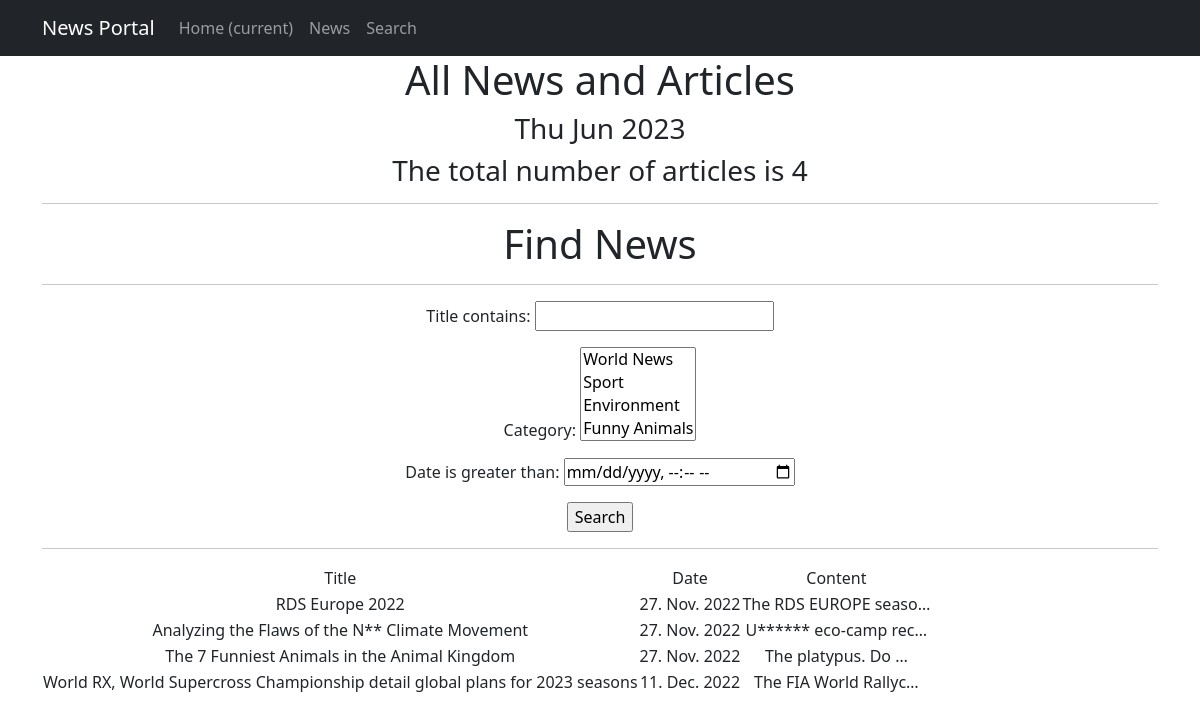
The app's page /news/search/ with its own data.
### news/models.py (models this page shows, shortened)
class Post(models.Model):
    article = 'AR'
    news = 'NE'
    NEWSTYPES = [
        (article, 'Article'),
        (news, 'News'),
    ]
    choice = models.CharField(max_length=2,
                              choices=NEWSTYPES,
                              default=news)
    date = models.DateTimeField(auto_now_add=True)
    title = models.CharField(max_length=255)
    content = models.TextField(default="No News / Articles Yet")
    news_rate = models.IntegerField(default=0)
    author = models.ForeignKey(Author, on_delete=models.CASCADE)
    category = models.ManyToManyField(Category, through='PostCategory')

### news/views.py (the view)
# urls.py: path('search/', Search.as_view(), name='search'),
class Search(ListView):
    model = Post
    template_name = 'search.html'
    context_object_name = 'news'
    def get_queryset(self):
        queryset = super().get_queryset()
        self.filterset = PostFilter(self.request.GET, queryset)
        return self.filterset.qs
    def get_context_data(self, **kwargs):
        context = super().get_context_data(**kwargs)
        context['time_now'] = \
            datetime.utcnow()
        context['next_info'] = None
        context['filterset'] = self.filterset
        return context

### news/models.py (called while the page is built)
    def __str__(self):
        return self.category_name

### news/templatetags/custom_filters.py (called while the page is built)
@register.filter()
def censor(value):
    bad_words = ["new", "usually"]  # для примера отображения в разных новостях/статьях и в их заголовках
    if not isinstance(value, str):
        raise TypeError(f"Filter is used only for 'str' type!")
    for word in value.split():
        if word.lower() in bad_words:
            value = value.replace(word, f"{word[0]}{cenzor_symbol * (len(word) - 1)}")
    return value

### templates/search.html (shortened to what this page needs)
{% extends 'flatpages/default.html' %}
{% load custom_filters %}
{% load custom_tags %}
{% block content %}
   <h1>All News and Articles</h1>
   <h3>{{ time_now|date:'D M Y' }}</h3>
   <h3> The total number of articles is {{ news|length }} </h3>
   <hr>
   <h1>Find News</h1>
   <hr>
        <form action="" method="get">
            {{ filterset.form.as_p }}
            <input type="submit" value="Search" />
        </form>
   <hr>
   {% if news %}
       <table>
           <tr>
               <td>Title</td>
               <td>Date</td>
               <td>Content</td>
           </tr>
           {% for new in news %}
           <tr>
               <td>{{ new.title|censor }}</td>
               <td>{{ new.date|date:'d. M. Y' }}</td>
               <td>{{ new.content|truncatechars:21|censor }}</td>
           </tr>
           {% endfor %}
       </table>
   {% else %}
       <h2>No Available News Yet!</h2>
   {% endif %}
{% endblock content %}

### templates/flatpages/default.html (shortened to what this page needs)
<!DOCTYPE html>
<html lang="en">
    <head>
        {% load static %}
        <link href="{% static 'css/styles.css' %}" rel="stylesheet" />
    </head>
    <body>
<nav class="navbar navbar-expand-lg navbar-dark bg-dark static-top">
   <div class="container">
       <a class="navbar-brand" href="#">News Portal</a>
       <div class="collapse navbar-collapse" id="navbarResponsive">
           <ul class="navbar-nav ml-auto">
               <li class="nav-item active">
                   <a class="nav-link" href="#">Home
                       <span class="sr-only">(current)</span>
                   </a>
               </li>
               <li class="nav-item">
                   <a class="nav-link" href="/news/">News</a>
               </li>
               <li class="nav-item">
                   <a class="nav-link" href="/news/search/">Search</a>
               </li>
           </ul>
       </div>
   </div>
</nav>
       <div class="container">
           <div class="row">
               <div class="col-lg-12 text-center">
                   {% block content %}{% endblock content %}
               </div>
           </div>
       </div>
    </body>
</html>

### records on screen
Post: title|censor "RDS Europe 2022", date "27. Nov. 2022", content|censor "The RDS EUROPE seaso…"
Post: title|censor "Analyzing the Flaws of the N** Climate Movement", date "27. Nov. 2022", content|censor "U****** eco-camp rec…"
Post: title|censor "The 7 Funniest Animals in the Animal Kingdom", date "27. Nov. 2022", content|censor "The platypus. Do …"
Post: title|censor "World RX, World Supercross Championship detail global plans for 2023 seasons", date "11. Dec. 2022", content|censor "The FIA World Rallyc…"

### other values on screen
{{ time_now|date:'D M Y' }} "Thu Jun 2023"
{{ news|length }} "4"
